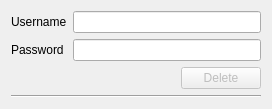
<?xml version="1.0" encoding="UTF-8"?>
<ui version="4.0">
 <class>DeleteAccountWin</class>
 <widget class="QDialog" name="DeleteAccountWin">
  <property name="geometry">
   <rect>
    <x>0</x>
    <y>0</y>
    <width>283</width>
    <height>120</height>
   </rect>
  </property>
  <property name="windowTitle">
   <string>Cancellation</string>
  </property>
  <layout class="QVBoxLayout" name="verticalLayout">
   <property name="sizeConstraint">
    <enum>QLayout::SetFixedSize</enum>
   </property>
   <item>
    <layout class="QGridLayout" name="gridLayout">
     <item row="0" column="0">
      <widget class="QLabel" name="UsernameLabel">
       <property name="text">
        <string>Username</string>
       </property>
      </widget>
     </item>
     <item row="0" column="1">
      <widget class="QLineEdit" name="UsernameEdit"/>
     </item>
     <item row="1" column="0">
      <widget class="QLabel" name="PasswordLabel">
       <property name="text">
        <string>Password</string>
       </property>
      </widget>
     </item>
     <item row="1" column="1">
      <widget class="QLineEdit" name="PasswordEdit">
       <property name="text">
        <string/>
       </property>
       <property name="echoMode">
        <enum>QLineEdit::Password</enum>
       </property>
      </widget>
     </item>
    </layout>
   </item>
   <item>
    <layout class="QHBoxLayout" name="horizontalLayout">
     <property name="spacing">
      <number>2</number>
     </property>
     <property name="leftMargin">
      <number>170</number>
     </property>
     <item>
      <widget class="QPushButton" name="DeleteButton">
       <property name="enabled">
        <bool>false</bool>
       </property>
       <property name="maximumSize">
        <size>
         <width>100</width>
         <height>25</height>
        </size>
       </property>
       <property name="mouseTracking">
        <bool>false</bool>
       </property>
       <property name="layoutDirection">
        <enum>Qt::LeftToRight</enum>
       </property>
       <property name="text">
        <string>Delete</string>
       </property>
       <property name="icon">
        <iconset theme="dialog-ok">
         <normaloff>.</normaloff>.</iconset>
       </property>
       <property name="default">
        <bool>true</bool>
       </property>
      </widget>
     </item>
    </layout>
   </item>
   <item>
    <widget class="Line" name="line">
     <property name="orientation">
      <enum>Qt::Horizontal</enum>
     </property>
    </widget>
   </item>
  </layout>
 </widget>
 <resources/>
 <connections/>
</ui>
